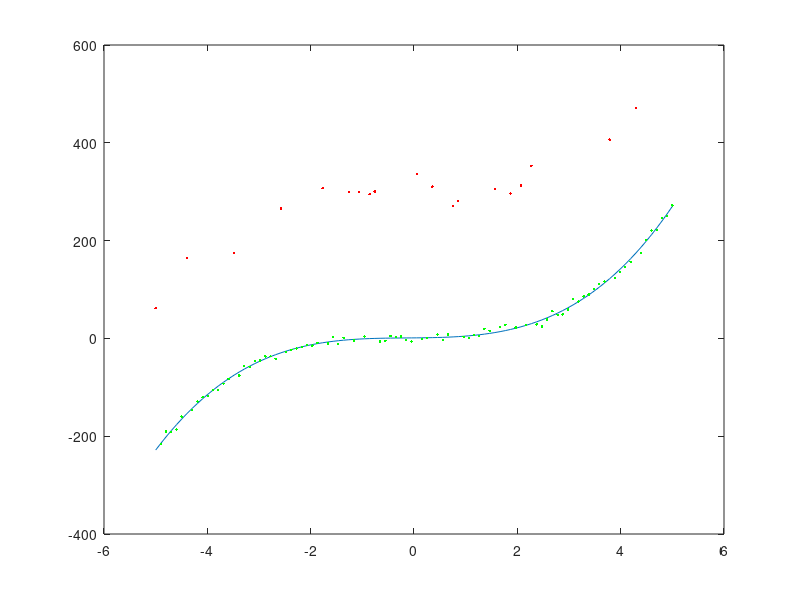

The MATLAB source for this figure: (Note: this script raises an error after producing the figure.)
%% Parameters and Functions
s = 4;  % Number of parameters in model
t = 25; % Max distance from model to be an inlier
f_spline = @(x,M) (x(:).^(0:(s-1))*M)';
f_fit = @(X) X(1,:)'.^(0:(s-1))\(X(2,:)');
f_dist = @(M,X,t) deal(find(abs(f_spline(X(1,:),M) - X(2,:)) < t),M);
f_degen = @(x) 0;   % Not degenerate


%% Model ground truth
M = 2*rand(4,1);
x = linspace(-5,5);
y = f_spline(x,M);
X = [x;y];
plot(x,y);

%% Add some noise and outliers
y_noise = y+randn(size(y))*0.25*t;
outliers = rand(size(y))<0.2;
y_noise(outliers) = y_noise(outliers) + randn(size(y_noise(outliers)))*t + randn*10*t;
X_noise = [x;y_noise];
hold on; plot(x(~outliers),y_noise(~outliers),'g.');
plot(x(outliers),y_noise(outliers),'r.'); hold off;

%% Ransac
[Mhat, inliers] = ransac(X_noise,f_fit,f_dist, f_degen, s, t, 0, 100, 1e5);
hold on; plot(x,f_spline(x,Mhat)); hold off;

%% Least Squares
Mls = f_fit(X_noise);
hold on; plot(x, f_spline(x,Mls)); hold off;

%% Decorate
legend('Truth', 'Inliers', 'Outliers', 'RANSAC', 'Least Squares');